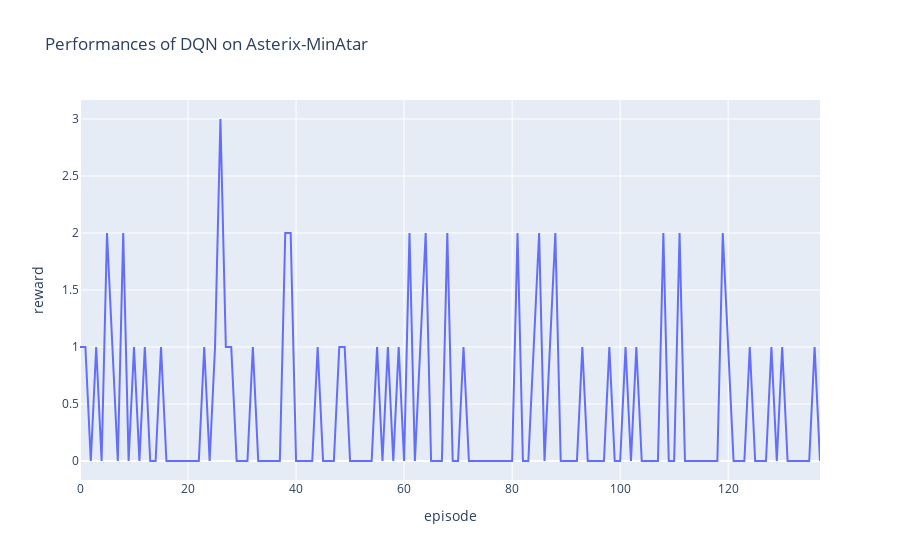

Notebook code cell kept with this figure:
### Code cell
df = pd.DataFrame(
    data={
        "episode": logs["dones"].cumsum(),
        "reward": logs["rewards"],
    },
)
df["episode"] = df["episode"].shift().fillna(0)
episodes_df = df.groupby("episode").agg("sum")

px.line(
    episodes_df,
    y="reward",
    title=f"Performances of DQN on {env_id}",
)

### Figure 1 — Plotly figure (JSON) as saved in the notebook; plotly's stock layout.template omitted (floating-point values rounded to 4 significant figures; data arrays with more than 128 entries replaced by an {"elided": "..."} marker saying what was removed)
{"data": [{"hovertemplate": "episode=%{x}<br>reward=%{y}<extra></extra>", "legendgroup": "", "line": {"color": "#636efa", "dash": "solid"}, "marker": {"symbol": "circle"}, "mode": "lines", "name": "", "orientation": "v", "showlegend": false, "type": "scatter", "x": {"elided": "138 int values"}, "xaxis": "x", "y": {"elided": "138 int values"}, "yaxis": "y"}], "layout": {"legend": {"tracegroupgap": 0}, "title": {"text": "Performances of DQN on Asterix-MinAtar"}, "xaxis": {"anchor": "y", "domain": [0, 1], "title": {"text": "episode"}}, "yaxis": {"anchor": "x", "domain": [0, 1], "title": {"text": "reward"}}}}
